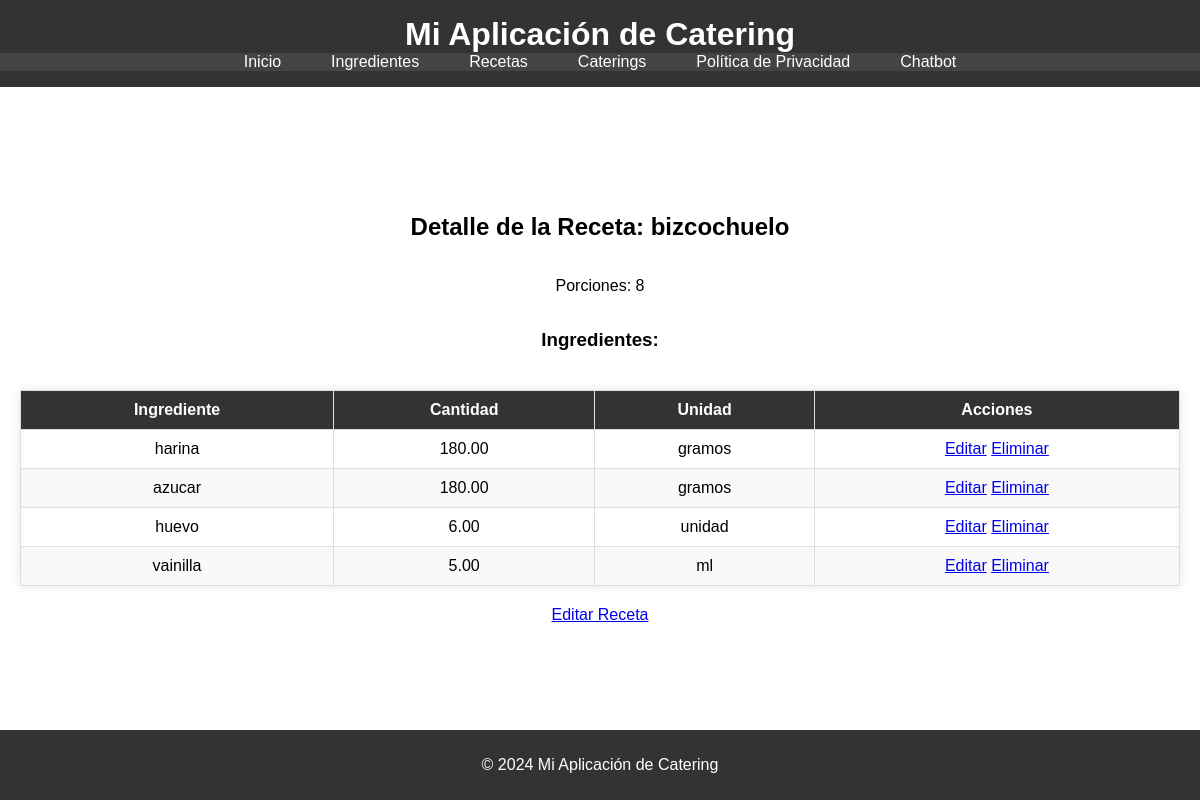
The app's page /calculos/recetas/3/ with its own data.
### calculos/models.py (models this page shows, shortened)
class Receta(models.Model):
    nombre = models.CharField(max_length=100)
    porciones = models.PositiveIntegerField(default=1)

class RecetaIngrediente(models.Model):
    receta = models.ForeignKey(
        Receta, on_delete=models.CASCADE, related_name="ingredientes")
    ingrediente = models.ForeignKey(
        Ingrediente, on_delete=models.CASCADE, related_name="recetas")
    cantidad_necesaria = models.DecimalField(max_digits=10, decimal_places=2)

class Ingrediente(models.Model):
    nombre = models.CharField(max_length=100)
    marca = models.CharField(max_length=50, blank=True, null=True)
    cantidad = models.DecimalField(max_digits=10, decimal_places=2)
    unidad = models.CharField(max_length=100, default='ejemplo: gramos')
    precio = models.DecimalField(max_digits=10, decimal_places=2)

### calculos/views.py (the view)
# urls.py: path('recetas/<int:pk>/', views.detalle_receta, name='detalle_receta'),
def detalle_receta(request, pk):
    receta = get_object_or_404(Receta, pk=pk)
    ingredientes = RecetaIngrediente.objects.filter(receta=receta)
    return render(request, 'calculos/detalle_receta.html', {'receta': receta, 'ingredientes': ingredientes})

### templates/calculos/detalle_receta.html (shortened to what this page needs)
{% extends 'base.html' %}
{% block content %}
<h2>Detalle de la Receta: {{ receta.nombre }}</h2>
<p>Porciones: {{ receta.porciones }}</p>
<h3>Ingredientes:</h3>
<table>
    <thead>
        <tr>
            <th>Ingrediente</th>
            <th>Cantidad</th>
            <th>Unidad</th>
            <th>Acciones</th>
        </tr>
    </thead>
    <tbody>
        {% for ingrediente in ingredientes %}
        <tr>
            <td>{{ ingrediente.ingrediente.nombre }}</td>
            <td>{{ ingrediente.cantidad_necesaria }}</td>
            <td>{{ ingrediente.ingrediente.unidad }}</td>
            <td>
                <a href="{% url 'editar_ingrediente_receta' ingrediente.id %}">Editar</a>
                <a href="{% url 'eliminar_ingrediente_receta' ingrediente.id %}" onclick="return confirm('¿Está seguro de eliminar este ingrediente?');">Eliminar</a>
            </td>
        </tr>
        {% endfor %}
    </tbody>
</table>
<a href="{% url 'editar_receta' receta.id %}">Editar Receta</a>
{% endblock %}

### static/style.css (style rules this page uses)
body { display: flex; flex-direction: column; min-height: 100vh; margin: 0; font-family: Arial, sans-serif; }
table { width: 100%; border-collapse: collapse; margin: 20px 0; background-color: white; box-shadow: 0 0 10px rgba(0, 0, 0, 0.1); }
table th, table td { border: 1px solid #ddd; padding: 10px; text-align: center; }
table th { background-color: #333; color: white; }
table tr:nth-child(even) { background-color: #f9f9f9; }

### records on screen
Receta: nombre "bizcochuelo", porciones "8"
RecetaIngrediente: ingrediente.nombre "harina", cantidad_necesaria "180.00", ingrediente.unidad "gramos"
RecetaIngrediente: ingrediente.nombre "azucar", cantidad_necesaria "180.00", ingrediente.unidad "gramos"
RecetaIngrediente: ingrediente.nombre "huevo", cantidad_necesaria "6.00", ingrediente.unidad "unidad"
RecetaIngrediente: ingrediente.nombre "vainilla", cantidad_necesaria "5.00", ingrediente.unidad "ml"
